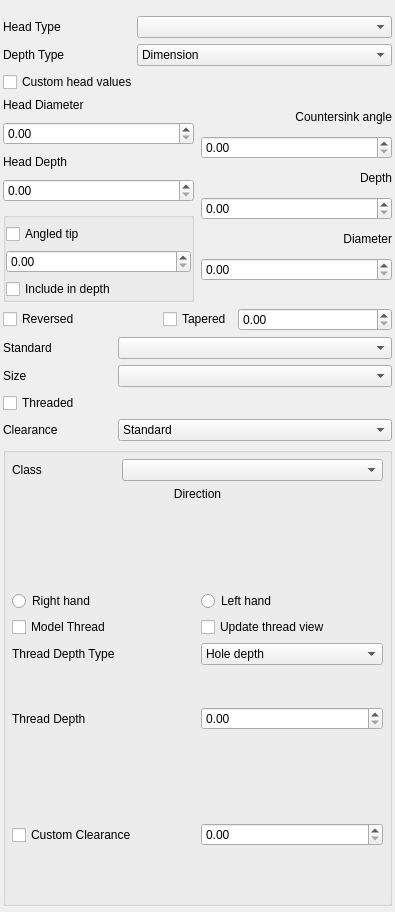
<?xml version="1.0" encoding="UTF-8"?>
<ui version="4.0">
 <class>TaskHoleParameters</class>
 <widget class="QWidget" name="TaskHoleParameters">
  <property name="geometry">
   <rect>
    <x>0</x>
    <y>0</y>
    <width>395</width>
    <height>912</height>
   </rect>
  </property>
  <property name="sizePolicy">
   <sizepolicy hsizetype="Minimum" vsizetype="Minimum">
    <horstretch>0</horstretch>
    <verstretch>0</verstretch>
   </sizepolicy>
  </property>
  <property name="windowTitle">
   <string>Task Hole Parameters</string>
  </property>
  <layout class="QVBoxLayout" name="verticalLayout_2">
   <property name="leftMargin">
    <number>3</number>
   </property>
   <property name="topMargin">
    <number>6</number>
   </property>
   <property name="rightMargin">
    <number>3</number>
   </property>
   <property name="bottomMargin">
    <number>6</number>
   </property>
   <item>
    <layout class="QGridLayout" name="headLayout" columnstretch="2,4">
     <property name="topMargin">
      <number>10</number>
     </property>
     <item row="2" column="0">
      <widget class="ElideLabel" name="labelDepthType">
       <property name="sizePolicy">
        <sizepolicy hsizetype="Ignored" vsizetype="Preferred">
         <horstretch>0</horstretch>
         <verstretch>0</verstretch>
        </sizepolicy>
       </property>
       <property name="layoutDirection">
        <enum>Qt::LeftToRight</enum>
       </property>
       <property name="text">
        <string>Depth Type</string>
       </property>
      </widget>
     </item>
     <item row="2" column="1">
      <widget class="QComboBox" name="DepthType">
       <property name="sizePolicy">
        <sizepolicy hsizetype="Ignored" vsizetype="Fixed">
         <horstretch>0</horstretch>
         <verstretch>0</verstretch>
        </sizepolicy>
       </property>
       <property name="layoutDirection">
        <enum>Qt::LeftToRight</enum>
       </property>
       <item>
        <property name="text">
         <string>Dimension</string>
        </property>
       </item>
       <item>
        <property name="text">
         <string>Through all</string>
        </property>
       </item>
      </widget>
     </item>
     <item row="0" column="0">
      <widget class="ElideLabel" name="labelHeadType">
       <property name="sizePolicy">
        <sizepolicy hsizetype="Ignored" vsizetype="Preferred">
         <horstretch>0</horstretch>
         <verstretch>0</verstretch>
        </sizepolicy>
       </property>
       <property name="layoutDirection">
        <enum>Qt::RightToLeft</enum>
       </property>
       <property name="text">
        <string>Head Type</string>
       </property>
      </widget>
     </item>
     <item row="0" column="1">
      <widget class="QComboBox" name="HoleCutType">
       <property name="sizePolicy">
        <sizepolicy hsizetype="Ignored" vsizetype="Fixed">
         <horstretch>0</horstretch>
         <verstretch>0</verstretch>
        </sizepolicy>
       </property>
       <property name="toolTip">
        <string>Cut type for screw heads</string>
       </property>
      </widget>
     </item>
    </layout>
   </item>
   <item>
    <widget class="ElideCheckBox" name="HoleCutCustomValues">
     <property name="sizePolicy">
      <sizepolicy hsizetype="Expanding" vsizetype="Fixed">
       <horstretch>0</horstretch>
       <verstretch>0</verstretch>
      </sizepolicy>
     </property>
     <property name="toolTip">
      <string>Check to override the values predefined by the 'Type'</string>
     </property>
     <property name="layoutDirection">
      <enum>Qt::LeftToRight</enum>
     </property>
     <property name="text">
      <string>Custom head values</string>
     </property>
    </widget>
   </item>
   <item>
    <layout class="QVBoxLayout" name="verticalLayout_8">
     <property name="topMargin">
      <number>0</number>
     </property>
     <property name="bottomMargin">
      <number>0</number>
     </property>
     <item>
      <layout class="QHBoxLayout" name="horizontalLayout">
       <property name="spacing">
        <number>0</number>
       </property>
       <property name="topMargin">
        <number>0</number>
       </property>
       <item>
        <layout class="QVBoxLayout" name="verticalLayout_4">
         <property name="spacing">
          <number>10</number>
         </property>
         <property name="topMargin">
          <number>0</number>
         </property>
         <property name="bottomMargin">
          <number>0</number>
         </property>
         <item>
          <widget class="ElideLabel" name="labelHoleCutDiameter">
           <property name="sizePolicy">
            <sizepolicy hsizetype="Ignored" vsizetype="Fixed">
             <horstretch>0</horstretch>
             <verstretch>0</verstretch>
            </sizepolicy>
           </property>
           <property name="text">
            <string>Head Diameter</string>
           </property>
          </widget>
         </item>
         <item>
          <widget class="Gui::PrefQuantitySpinBox" name="HoleCutDiameter">
           <property name="sizePolicy">
            <sizepolicy hsizetype="Minimum" vsizetype="Fixed">
             <horstretch>0</horstretch>
             <verstretch>0</verstretch>
            </sizepolicy>
           </property>
           <property name="contextMenuPolicy">
            <enum>Qt::NoContextMenu</enum>
           </property>
           <property name="keyboardTracking">
            <bool>false</bool>
           </property>
           <property name="minimum">
            <double>0.000000000000000</double>
           </property>
           <property name="singleStep">
            <double>0.100000000000000</double>
           </property>
           <property name="unit" stdset="0">
            <string notr="true">mm</string>
           </property>
          </widget>
         </item>
         <item>
          <widget class="ElideLabel" name="labelHoleCutDepth">
           <property name="sizePolicy">
            <sizepolicy hsizetype="Ignored" vsizetype="Fixed">
             <horstretch>0</horstretch>
             <verstretch>0</verstretch>
            </sizepolicy>
           </property>
           <property name="text">
            <string>Head Depth</string>
           </property>
          </widget>
         </item>
         <item>
          <widget class="Gui::PrefQuantitySpinBox" name="HoleCutDepth">
           <property name="sizePolicy">
            <sizepolicy hsizetype="Minimum" vsizetype="Fixed">
             <horstretch>0</horstretch>
             <verstretch>0</verstretch>
            </sizepolicy>
           </property>
           <property name="toolTip">
            <string>For countersinks this is the depth of
the screw's top below the surface</string>
           </property>
           <property name="keyboardTracking">
            <bool>false</bool>
           </property>
           <property name="minimum">
            <double>0.000000000000000</double>
           </property>
           <property name="singleStep">
            <double>0.100000000000000</double>
           </property>
           <property name="unit" stdset="0">
            <string notr="true">mm</string>
           </property>
          </widget>
         </item>
         <item>
          <widget class="QGroupBox" name="DrillGroupBox">
           <property name="enabled">
            <bool>true</bool>
           </property>
           <property name="sizePolicy">
            <sizepolicy hsizetype="Minimum" vsizetype="Minimum">
             <horstretch>0</horstretch>
             <verstretch>0</verstretch>
            </sizepolicy>
           </property>
           <property name="title">
            <string/>
           </property>
           <layout class="QVBoxLayout" name="verticalLayout_5">
            <property name="spacing">
             <number>6</number>
            </property>
            <property name="leftMargin">
             <number>0</number>
            </property>
            <property name="topMargin">
             <number>6</number>
            </property>
            <property name="rightMargin">
             <number>0</number>
            </property>
            <property name="bottomMargin">
             <number>0</number>
            </property>
            <item>
             <widget class="ElideCheckBox" name="DrillPointAngled">
              <property name="sizePolicy">
               <sizepolicy hsizetype="Ignored" vsizetype="Fixed">
                <horstretch>0</horstretch>
                <verstretch>0</verstretch>
               </sizepolicy>
              </property>
              <property name="text">
               <string extracomment="Translate it as short as possible">Angled tip</string>
              </property>
             </widget>
            </item>
            <item>
             <widget class="Gui::PrefQuantitySpinBox" name="DrillPointAngle">
              <property name="sizePolicy">
               <sizepolicy hsizetype="Minimum" vsizetype="Fixed">
                <horstretch>0</horstretch>
                <verstretch>0</verstretch>
               </sizepolicy>
              </property>
              <property name="keyboardTracking">
               <bool>false</bool>
              </property>
              <property name="minimum">
               <double>0.000000000000000</double>
              </property>
              <property name="unit" stdset="0">
               <string notr="true">deg</string>
              </property>
             </widget>
            </item>
            <item>
             <widget class="ElideCheckBox" name="DrillForDepth">
              <property name="sizePolicy">
               <sizepolicy hsizetype="Ignored" vsizetype="Fixed">
                <horstretch>0</horstretch>
                <verstretch>0</verstretch>
               </sizepolicy>
              </property>
              <property name="toolTip">
               <string>The size of the drill point will be taken into
account for the depth of blind holes</string>
              </property>
              <property name="text">
               <string extracomment="Translate it as short as possible">Include in depth</string>
              </property>
             </widget>
            </item>
           </layout>
          </widget>
         </item>
        </layout>
       </item>
       <item>
        <widget class="QLabel" name="cutDiagram">
         <property name="sizePolicy">
          <sizepolicy hsizetype="Fixed" vsizetype="Fixed">
           <horstretch>0</horstretch>
           <verstretch>0</verstretch>
          </sizepolicy>
         </property>
         <property name="baseSize">
          <size>
           <width>0</width>
           <height>0</height>
          </size>
         </property>
         <property name="text">
          <string/>
         </property>
         <property name="pixmap">
          <pixmap resource="Resources/PartDesign.qrc">:/images/hole_counterdrill_angled.svg</pixmap>
         </property>
         <property name="scaledContents">
          <bool>true</bool>
         </property>
        </widget>
       </item>
       <item>
        <layout class="QVBoxLayout" name="verticalLayout_6">
         <property name="spacing">
          <number>8</number>
         </property>
         <property name="topMargin">
          <number>0</number>
         </property>
         <property name="bottomMargin">
          <number>0</number>
         </property>
         <item>
          <spacer name="verticalSpacerTop">
           <property name="orientation">
            <enum>Qt::Vertical</enum>
           </property>
           <property name="sizeType">
            <enum>QSizePolicy::Fixed</enum>
           </property>
           <property name="sizeHint" stdset="0">
            <size>
             <width>20</width>
             <height>8</height>
            </size>
           </property>
          </spacer>
         </item>
         <item>
          <widget class="ElideLabel" name="labelHoleCutCountersinkAngle">
           <property name="sizePolicy">
            <sizepolicy hsizetype="Ignored" vsizetype="Fixed">
             <horstretch>0</horstretch>
             <verstretch>0</verstretch>
            </sizepolicy>
           </property>
           <property name="text">
            <string>Countersink angle</string>
           </property>
           <property name="alignment">
            <set>Qt::AlignRight|Qt::AlignTrailing|Qt::AlignVCenter</set>
           </property>
          </widget>
         </item>
         <item>
          <widget class="Gui::PrefQuantitySpinBox" name="HoleCutCountersinkAngle">
           <property name="sizePolicy">
            <sizepolicy hsizetype="Minimum" vsizetype="Fixed">
             <horstretch>0</horstretch>
             <verstretch>0</verstretch>
            </sizepolicy>
           </property>
           <property name="keyboardTracking">
            <bool>false</bool>
           </property>
           <property name="minimum">
            <double>0.000000000000000</double>
           </property>
           <property name="unit" stdset="0">
            <string notr="true">deg</string>
           </property>
          </widget>
         </item>
         <item>
          <widget class="ElideLabel" name="labelDepth">
           <property name="sizePolicy">
            <sizepolicy hsizetype="Ignored" vsizetype="Fixed">
             <horstretch>0</horstretch>
             <verstretch>0</verstretch>
            </sizepolicy>
           </property>
           <property name="text">
            <string>Depth</string>
           </property>
           <property name="alignment">
            <set>Qt::AlignRight|Qt::AlignTrailing|Qt::AlignVCenter</set>
           </property>
          </widget>
         </item>
         <item>
          <widget class="Gui::PrefQuantitySpinBox" name="Depth">
           <property name="sizePolicy">
            <sizepolicy hsizetype="Minimum" vsizetype="Fixed">
             <horstretch>0</horstretch>
             <verstretch>0</verstretch>
            </sizepolicy>
           </property>
           <property name="keyboardTracking">
            <bool>false</bool>
           </property>
           <property name="unit" stdset="0">
            <string notr="true">mm</string>
           </property>
          </widget>
         </item>
         <item>
          <widget class="ElideLabel" name="labelDiameter">
           <property name="sizePolicy">
            <sizepolicy hsizetype="Preferred" vsizetype="Fixed">
             <horstretch>0</horstretch>
             <verstretch>0</verstretch>
            </sizepolicy>
           </property>
           <property name="text">
            <string>Diameter</string>
           </property>
           <property name="alignment">
            <set>Qt::AlignRight|Qt::AlignTrailing|Qt::AlignVCenter</set>
           </property>
          </widget>
         </item>
         <item>
          <widget class="Gui::PrefQuantitySpinBox" name="Diameter">
           <property name="sizePolicy">
            <sizepolicy hsizetype="Minimum" vsizetype="Fixed">
             <horstretch>0</horstretch>
             <verstretch>0</verstretch>
            </sizepolicy>
           </property>
           <property name="baseSize">
            <size>
             <width>0</width>
             <height>0</height>
            </size>
           </property>
           <property name="toolTip">
            <string>Hole diameter</string>
           </property>
           <property name="keyboardTracking">
            <bool>false</bool>
           </property>
           <property name="minimum">
            <double>0.000000000000000</double>
           </property>
           <property name="unit" stdset="0">
            <string notr="true">mm</string>
           </property>
          </widget>
         </item>
         <item>
          <spacer name="verticalSpacerBottom">
           <property name="orientation">
            <enum>Qt::Vertical</enum>
           </property>
           <property name="sizeType">
            <enum>QSizePolicy::Fixed</enum>
           </property>
           <property name="sizeHint" stdset="0">
            <size>
             <width>20</width>
             <height>17</height>
            </size>
           </property>
          </spacer>
         </item>
        </layout>
       </item>
      </layout>
     </item>
     <item>
      <layout class="QHBoxLayout" name="horizontalLayout_7">
       <property name="topMargin">
        <number>0</number>
       </property>
       <item>
        <widget class="ElideCheckBox" name="Reversed">
         <property name="sizePolicy">
          <sizepolicy hsizetype="Expanding" vsizetype="Fixed">
           <horstretch>0</horstretch>
           <verstretch>0</verstretch>
          </sizepolicy>
         </property>
         <property name="toolTip">
          <string>Reverses the hole direction</string>
         </property>
         <property name="text">
          <string>Reversed</string>
         </property>
        </widget>
       </item>
       <item>
        <widget class="QCheckBox" name="Tapered">
         <property name="sizePolicy">
          <sizepolicy hsizetype="Minimum" vsizetype="Fixed">
           <horstretch>0</horstretch>
           <verstretch>0</verstretch>
          </sizepolicy>
         </property>
         <property name="layoutDirection">
          <enum>Qt::LeftToRight</enum>
         </property>
         <property name="text">
          <string>Tapered</string>
         </property>
        </widget>
       </item>
       <item>
        <widget class="Gui::PrefQuantitySpinBox" name="TaperedAngle">
         <property name="sizePolicy">
          <sizepolicy hsizetype="MinimumExpanding" vsizetype="Fixed">
           <horstretch>0</horstretch>
           <verstretch>0</verstretch>
          </sizepolicy>
         </property>
         <property name="toolTip">
          <string>Taper angle for the hole
90 degree: straight hole
under 90: smaller hole radius at the bottom
over 90: larger hole radius at the bottom</string>
         </property>
         <property name="keyboardTracking">
          <bool>false</bool>
         </property>
         <property name="minimum">
          <double>0.000000000000000</double>
         </property>
         <property name="unit" stdset="0">
          <string notr="true">deg</string>
         </property>
        </widget>
       </item>
      </layout>
     </item>
    </layout>
   </item>
   <item>
    <layout class="QGridLayout" name="profileLayout" rowstretch="0,0,0" columnstretch="2,5">
     <property name="topMargin">
      <number>0</number>
     </property>
     <item row="2" column="1">
      <widget class="QComboBox" name="ThreadSize">
       <property name="sizePolicy">
        <sizepolicy hsizetype="Ignored" vsizetype="Fixed">
         <horstretch>0</horstretch>
         <verstretch>0</verstretch>
        </sizepolicy>
       </property>
      </widget>
     </item>
     <item row="2" column="0">
      <widget class="ElideLabel" name="labelSize">
       <property name="sizePolicy">
        <sizepolicy hsizetype="Ignored" vsizetype="Preferred">
         <horstretch>0</horstretch>
         <verstretch>0</verstretch>
        </sizepolicy>
       </property>
       <property name="text">
        <string>Size</string>
       </property>
      </widget>
     </item>
     <item row="1" column="1">
      <widget class="QComboBox" name="ThreadType">
       <property name="sizePolicy">
        <sizepolicy hsizetype="Ignored" vsizetype="Fixed">
         <horstretch>0</horstretch>
         <verstretch>0</verstretch>
        </sizepolicy>
       </property>
      </widget>
     </item>
     <item row="1" column="0">
      <widget class="ElideLabel" name="labelThreadType">
       <property name="sizePolicy">
        <sizepolicy hsizetype="Ignored" vsizetype="Preferred">
         <horstretch>0</horstretch>
         <verstretch>0</verstretch>
        </sizepolicy>
       </property>
       <property name="text">
        <string>Standard</string>
       </property>
      </widget>
     </item>
    </layout>
   </item>
   <item>
    <widget class="QCheckBox" name="Threaded">
     <property name="sizePolicy">
      <sizepolicy hsizetype="Expanding" vsizetype="Fixed">
       <horstretch>0</horstretch>
       <verstretch>0</verstretch>
      </sizepolicy>
     </property>
     <property name="toolTip">
      <string>Whether the hole gets a thread</string>
     </property>
     <property name="text">
      <string>Threaded</string>
     </property>
    </widget>
   </item>
   <item>
    <widget class="QWidget" name="ClearanceWidget" native="true">
     <property name="sizePolicy">
      <sizepolicy hsizetype="Preferred" vsizetype="Fixed">
       <horstretch>0</horstretch>
       <verstretch>0</verstretch>
      </sizepolicy>
     </property>
     <layout class="QHBoxLayout" name="horizontalLayout_6" stretch="2,5">
      <property name="leftMargin">
       <number>0</number>
      </property>
      <property name="topMargin">
       <number>0</number>
      </property>
      <property name="rightMargin">
       <number>0</number>
      </property>
      <property name="bottomMargin">
       <number>0</number>
      </property>
      <item>
       <widget class="ElideLabel" name="labelThreadClearance">
        <property name="sizePolicy">
         <sizepolicy hsizetype="Preferred" vsizetype="Minimum">
          <horstretch>0</horstretch>
          <verstretch>0</verstretch>
         </sizepolicy>
        </property>
        <property name="text">
         <string>Clearance</string>
        </property>
       </widget>
      </item>
      <item>
       <widget class="QComboBox" name="ThreadFit">
        <property name="sizePolicy">
         <sizepolicy hsizetype="Preferred" vsizetype="Fixed">
          <horstretch>0</horstretch>
          <verstretch>0</verstretch>
         </sizepolicy>
        </property>
        <property name="toolTip">
         <string>Hole clearance
Only available for holes without thread</string>
        </property>
        <item>
         <property name="text">
          <string>Standard</string>
         </property>
        </item>
        <item>
         <property name="text">
          <string>Close</string>
         </property>
        </item>
        <item>
         <property name="text">
          <string>Wide</string>
         </property>
        </item>
       </widget>
      </item>
     </layout>
    </widget>
   </item>
   <item>
    <widget class="QGroupBox" name="ThreadGroupBox">
     <property name="sizePolicy">
      <sizepolicy hsizetype="Preferred" vsizetype="Minimum">
       <horstretch>0</horstretch>
       <verstretch>0</verstretch>
      </sizepolicy>
     </property>
     <property name="autoFillBackground">
      <bool>false</bool>
     </property>
     <property name="styleSheet">
      <string notr="true"/>
     </property>
     <property name="title">
      <string/>
     </property>
     <layout class="QVBoxLayout" name="verticalLayout_3">
      <property name="spacing">
       <number>6</number>
      </property>
      <property name="leftMargin">
       <number>6</number>
      </property>
      <property name="topMargin">
       <number>6</number>
      </property>
      <property name="rightMargin">
       <number>6</number>
      </property>
      <property name="bottomMargin">
       <number>6</number>
      </property>
      <item>
       <layout class="QGridLayout" name="classLayout" columnstretch="2,5">
        <property name="topMargin">
         <number>0</number>
        </property>
        <item row="0" column="1">
         <widget class="QComboBox" name="ThreadClass">
          <property name="sizePolicy">
           <sizepolicy hsizetype="Ignored" vsizetype="Fixed">
            <horstretch>0</horstretch>
            <verstretch>0</verstretch>
           </sizepolicy>
          </property>
          <property name="toolTip">
           <string>Tolerance class for threaded holes according to hole profile</string>
          </property>
         </widget>
        </item>
        <item row="0" column="0">
         <widget class="ElideLabel" name="labelThreadClass">
          <property name="sizePolicy">
           <sizepolicy hsizetype="Preferred" vsizetype="Preferred">
            <horstretch>0</horstretch>
            <verstretch>0</verstretch>
           </sizepolicy>
          </property>
          <property name="text">
           <string>Class</string>
          </property>
         </widget>
        </item>
       </layout>
      </item>
      <item>
       <layout class="QVBoxLayout" name="verticalLayout">
        <property name="topMargin">
         <number>0</number>
        </property>
        <item>
         <widget class="QLabel" name="labelThreadDirection">
          <property name="sizePolicy">
           <sizepolicy hsizetype="Preferred" vsizetype="Preferred">
            <horstretch>0</horstretch>
            <verstretch>0</verstretch>
           </sizepolicy>
          </property>
          <property name="text">
           <string>Direction</string>
          </property>
          <property name="alignment">
           <set>Qt::AlignHCenter|Qt::AlignTop</set>
          </property>
         </widget>
        </item>
        <item>
         <layout class="QHBoxLayout" name="horizontalLayout_4">
          <property name="topMargin">
           <number>0</number>
          </property>
          <item>
           <widget class="QRadioButton" name="directionRightHand">
            <property name="sizePolicy">
             <sizepolicy hsizetype="Ignored" vsizetype="Fixed">
              <horstretch>0</horstretch>
              <verstretch>0</verstretch>
             </sizepolicy>
            </property>
            <property name="toolTip">
             <string/>
            </property>
            <property name="text">
             <string>Right hand</string>
            </property>
            <attribute name="buttonGroup">
             <string notr="true">directionButtonGroup</string>
            </attribute>
           </widget>
          </item>
          <item>
           <widget class="QRadioButton" name="directionLeftHand">
            <property name="sizePolicy">
             <sizepolicy hsizetype="Ignored" vsizetype="Fixed">
              <horstretch>0</horstretch>
              <verstretch>0</verstretch>
             </sizepolicy>
            </property>
            <property name="text">
             <string>Left hand</string>
            </property>
            <attribute name="buttonGroup">
             <string notr="true">directionButtonGroup</string>
            </attribute>
           </widget>
          </item>
         </layout>
        </item>
       </layout>
      </item>
      <item>
       <layout class="QHBoxLayout" name="horizontalLayout_5">
        <property name="leftMargin">
         <number>0</number>
        </property>
        <property name="topMargin">
         <number>0</number>
        </property>
        <item>
         <widget class="ElideCheckBox" name="ModelThread">
          <property name="sizePolicy">
           <sizepolicy hsizetype="Ignored" vsizetype="Fixed">
            <horstretch>0</horstretch>
            <verstretch>0</verstretch>
           </sizepolicy>
          </property>
          <property name="toolTip">
           <string>Whether the hole gets a modelled thread</string>
          </property>
          <property name="text">
           <string>Model Thread</string>
          </property>
         </widget>
        </item>
        <item>
         <widget class="ElideCheckBox" name="UpdateView">
          <property name="enabled">
           <bool>true</bool>
          </property>
          <property name="sizePolicy">
           <sizepolicy hsizetype="Ignored" vsizetype="Fixed">
            <horstretch>0</horstretch>
            <verstretch>0</verstretch>
           </sizepolicy>
          </property>
          <property name="toolTip">
           <string>Live update of changes to the thread
Note that the calculation can take some time</string>
          </property>
          <property name="text">
           <string>Update thread view</string>
          </property>
         </widget>
        </item>
       </layout>
      </item>
      <item>
       <widget class="QWidget" name="ThreadDepthWidget" native="true">
        <property name="sizePolicy">
         <sizepolicy hsizetype="Preferred" vsizetype="Minimum">
          <horstretch>0</horstretch>
          <verstretch>0</verstretch>
         </sizepolicy>
        </property>
        <layout class="QVBoxLayout" name="verticalLayout_7">
         <property name="leftMargin">
          <number>0</number>
         </property>
         <property name="topMargin">
          <number>0</number>
         </property>
         <property name="rightMargin">
          <number>0</number>
         </property>
         <property name="bottomMargin">
          <number>0</number>
         </property>
         <item>
          <layout class="QHBoxLayout" name="horizontalLayout_11">
           <property name="spacing">
            <number>6</number>
           </property>
           <property name="topMargin">
            <number>0</number>
           </property>
           <item>
            <widget class="ElideLabel" name="labelThreadDepthType">
             <property name="sizePolicy">
              <sizepolicy hsizetype="Ignored" vsizetype="Minimum">
               <horstretch>0</horstretch>
               <verstretch>0</verstretch>
              </sizepolicy>
             </property>
             <property name="text">
              <string>Thread Depth Type</string>
             </property>
            </widget>
           </item>
           <item>
            <widget class="QComboBox" name="ThreadDepthType">
             <property name="sizePolicy">
              <sizepolicy hsizetype="Ignored" vsizetype="Fixed">
               <horstretch>0</horstretch>
               <verstretch>0</verstretch>
              </sizepolicy>
             </property>
             <item>
              <property name="text">
               <string>Hole depth</string>
              </property>
             </item>
             <item>
              <property name="text">
               <string>Dimension</string>
              </property>
             </item>
             <item>
              <property name="text">
               <string>Tapped (DIN76)</string>
              </property>
             </item>
            </widget>
           </item>
          </layout>
         </item>
         <item>
          <widget class="QWidget" name="ThreadDepthDimensionWidget" native="true">
           <layout class="QHBoxLayout" name="horizontalLayout_3">
            <property name="leftMargin">
             <number>0</number>
            </property>
            <property name="topMargin">
             <number>0</number>
            </property>
            <property name="rightMargin">
             <number>0</number>
            </property>
            <property name="bottomMargin">
             <number>0</number>
            </property>
            <item>
             <widget class="QLabel" name="labelThreadDepth">
              <property name="text">
               <string>Thread Depth</string>
              </property>
             </widget>
            </item>
            <item>
             <widget class="Gui::PrefQuantitySpinBox" name="ThreadDepth">
              <property name="sizePolicy">
               <sizepolicy hsizetype="Preferred" vsizetype="Fixed">
                <horstretch>0</horstretch>
                <verstretch>0</verstretch>
               </sizepolicy>
              </property>
              <property name="keyboardTracking">
               <bool>false</bool>
              </property>
              <property name="unit" stdset="0">
               <string notr="true">mm</string>
              </property>
             </widget>
            </item>
           </layout>
          </widget>
         </item>
        </layout>
       </widget>
      </item>
      <item>
       <widget class="QWidget" name="CustomClearanceWidget" native="true">
        <layout class="QHBoxLayout" name="horizontalLayout_13">
         <property name="spacing">
          <number>6</number>
         </property>
         <property name="leftMargin">
          <number>0</number>
         </property>
         <property name="topMargin">
          <number>0</number>
         </property>
         <property name="rightMargin">
          <number>0</number>
         </property>
         <property name="bottomMargin">
          <number>0</number>
         </property>
         <item>
          <widget class="ElideCheckBox" name="UseCustomThreadClearance">
           <property name="sizePolicy">
            <sizepolicy hsizetype="Ignored" vsizetype="Fixed">
             <horstretch>0</horstretch>
             <verstretch>0</verstretch>
            </sizepolicy>
           </property>
           <property name="toolTip">
            <string>Customize thread clearance</string>
           </property>
           <property name="layoutDirection">
            <enum>Qt::LeftToRight</enum>
           </property>
           <property name="text">
            <string>Custom Clearance</string>
           </property>
          </widget>
         </item>
         <item>
          <widget class="Gui::PrefQuantitySpinBox" name="CustomThreadClearance">
           <property name="sizePolicy">
            <sizepolicy hsizetype="Minimum" vsizetype="Fixed">
             <horstretch>0</horstretch>
             <verstretch>0</verstretch>
            </sizepolicy>
           </property>
           <property name="toolTip">
            <string>Custom Thread clearance value</string>
           </property>
           <property name="keyboardTracking">
            <bool>false</bool>
           </property>
           <property name="singleStep">
            <double>0.100000000000000</double>
           </property>
           <property name="unit" stdset="0">
            <string notr="true">mm</string>
           </property>
          </widget>
         </item>
        </layout>
       </widget>
      </item>
     </layout>
    </widget>
   </item>
  </layout>
 </widget>
 <customwidgets>
  <customwidget>
   <class>Gui::QuantitySpinBox</class>
   <extends>QDoubleSpinBox</extends>
   <header>Gui/QuantitySpinBox.h</header>
  </customwidget>
  <customwidget>
   <class>Gui::PrefQuantitySpinBox</class>
   <extends>Gui::QuantitySpinBox</extends>
   <header>Gui/PrefWidgets.h</header>
  </customwidget>
  <customwidget>
   <class>ElideLabel</class>
   <extends>QLabel</extends>
   <header>Gui/ElideLabel.h</header>
  </customwidget>
  <customwidget>
   <class>ElideCheckBox</class>
   <extends>QCheckBox</extends>
   <header>Gui/ElideCheckBox.h</header>
  </customwidget>
 </customwidgets>
 <resources>
  <include location="Resources/PartDesign.qrc"/>
 </resources>
 <connections/>
 <buttongroups>
  <buttongroup name="directionButtonGroup"/>
 </buttongroups>
</ui>
